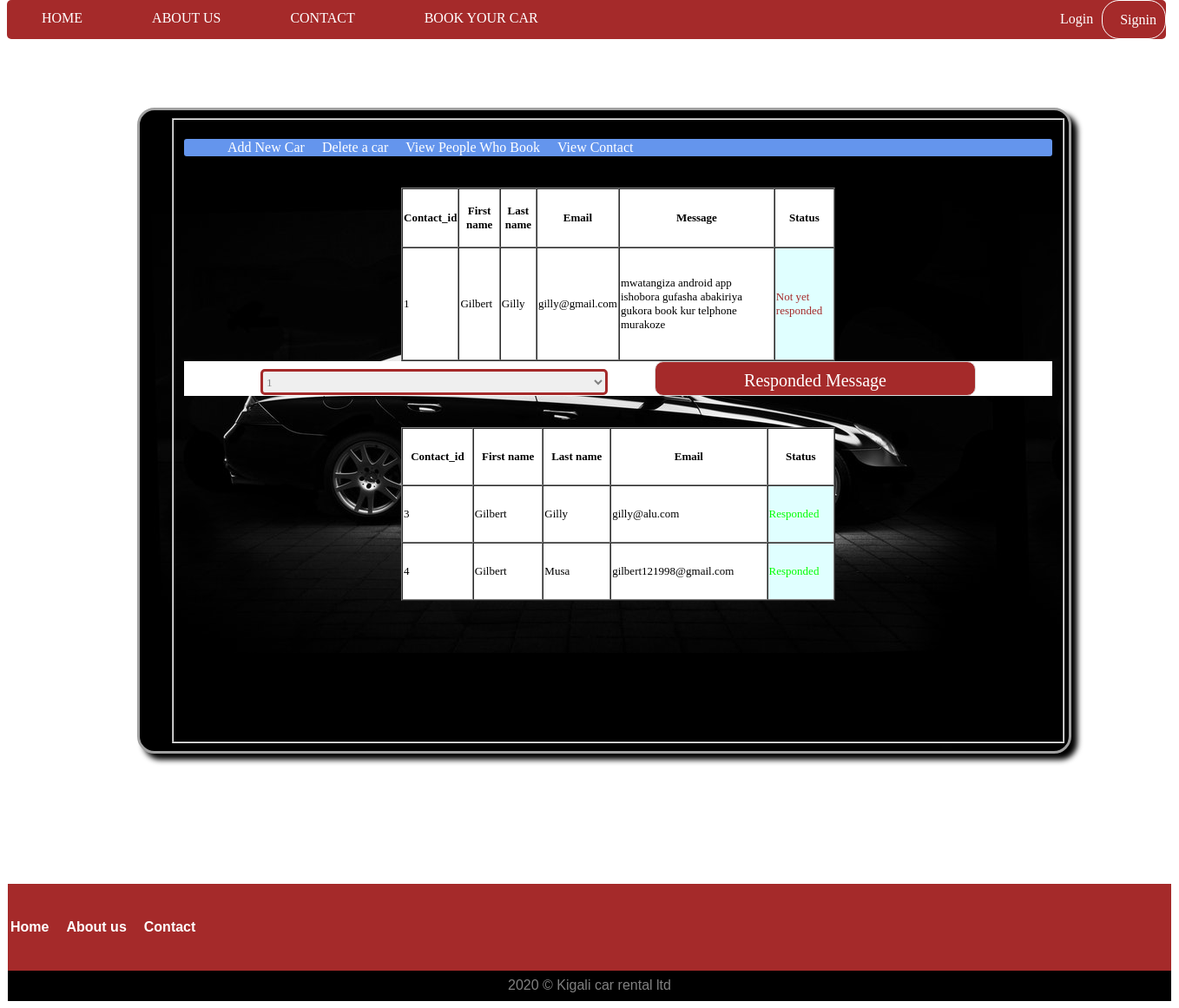
The app's page /GilbertSibomana-web-development/contactmanag.php with its own data.
### tables this page shows
CREATE TABLE `contact` (
  `id` int(5) NOT NULL,
  `fname` varchar(100) NOT NULL,
  `lname` varchar(100) NOT NULL,
  `email` varchar(100) NOT NULL,
  `message` varchar(1000) NOT NULL,
  `Approved_Not_yet` varchar(20) NOT NULL
);

### GilbertSibomana-web-development/contactmanag.php (the view, shortened to what this page needs)
<!DOCTYPE html>
<html>
<head>
    <link rel="stylesheet" href="css/style.css">
<body>
<nav id="navbar">
<a id="bar" href="index.html">HOME</a>
<a id="bar" href="aboutus.html">ABOUT US</a>
<a id="bar" href="contact.php">CONTACT</a>
<a id="bar" href="Booking.php">BOOK YOUR CAR</a>
<nav id="sign">
<a id="signid" class="signcls" href="signup.php">Signin</a>
<a id="signid" href="login.php">Login</a>
</nav>
</nav>
<center>
    <br>
    <br>
<div id="Sign-In">
<fieldset id="field">
<nav id="nav2">
<ul align="center">
<li><a href="addnew.php">Add New Car</a>
<li><a href="delete.php">Delete a car</a>
<li><a href="peaplebook.php">View People Who Book</a>
<li><a href="contactmanag.php">View Contact</a>
</ul>
</nav>
<br><br>
<?php
      $connect=mysqli_connect("localhost","root","","kcar-rental");
                $result = mysqli_query($connect,"SELECT * FROM contact WHERE Approved_Not_yet='Not yet responded'");
echo"<center>";
echo "<table cellspacing='0' cellpodding='0'  width='500' height='200' id='whtc' border='1' bgcolor='white'>
<tr>
<th id='row1'>Contact_id</th>
<th id='row1'>First name</th>
<th id='row1'>Last name</th>
<th id='row1'>Email</th>
<th id='row1'>Message</th>
<th id='row1'>Status</th>
</tr >";
while($row = mysqli_fetch_array($result))
  {
  echo "<tr id='row1'>";
  echo "<td id='row0'>" . $row['id'] . "</td>";
  echo "<td id='row0'>" . $row['fname'] . "</td>";
  echo "<td id='row0'>" . $row['lname'] . "</td>";
  echo "<td id='row0'>" . $row['email'] . "</td>";
  echo "<td id='row0'>" . $row['message'] . "</td>";
  echo "<td id='row0' class='red'>" . $row['Approved_Not_yet'] . "</td>";
  echo "</tr>";
  }
echo "</table>";
echo"</center>";
?>
<form method="post" action="contactmanag.php">
  <center>
<select id="user" class="text" name="record">
                  <?php
                   $connect=mysqli_connect("localhost","root","","kcar-rental");
                   $result = mysqli_query($connect,"SELECT * FROM contact WHERE Approved_Not_yet='Not yet responded'");
                    while($row=mysqli_fetch_array($result))
                    {
                    ?>
                  <option name="record"><?php echo $row["id"];?></option>
                  <?php
                      }
                  ?>
                </select>
<input id="button" type="submit" value="Responded Message" name="button2">
</form>
</center>
<br>
<br>
<center>
<?php
      $connect=mysqli_connect("localhost","root","","kcar-rental");
                $result = mysqli_query($connect,"SELECT * FROM contact WHERE Approved_Not_yet='Responded'");
echo"<center>";
echo "<table cellspacing='0' cellpodding='0'  width='500' height='200' id='whtc' border='1' bgcolor='white'>
<tr>
<th id='row1'>Contact_id</th>
<th id='row1'>First name</th>
<th id='row1'>Last name</th>
<th id='row1'>Email</th>
<th id='row1'>Status</th>
</tr >";
while($row = mysqli_fetch_array($result))
  {
  echo "<tr id='row1'>";
  echo "<td id='row0'>" . $row['id'] . "</td>";
  echo "<td id='row0'>" . $row['fname'] . "</td>";
  echo "<td id='row0'>" . $row['lname'] . "</td>";
  echo "<td id='row0'>" . $row['email'] . "</td>";
  echo "<td id='row0' class='green'>" . $row['Approved_Not_yet'] . "</td>";
  echo "</tr>";
  }
echo "</table>";
echo"</center>";
?>
</center>
<center>
<table width="1340" height="100" align="center" bgcolor="brown">
<tr>
<td>
<a href="#"><b>Home</b></a>
<a href="#"><b>About us</b></a>
<a href="#"><b>Contact</b></a>
</td>
</tr>
<table width="1340" height="35" align="center" bgcolor="black">
<tr>
<td align="center">
<font color="grey" face="arial">2020 © Kigali car rental ltd</font>
</html>

### GilbertSibomana-web-development/css/style.css (style rules this page uses)
body { background-image: url(imag/rwanda-244e.jpg) ; position: relative; height: auto; }
#navbar { float: center; height: 45px; width: 1335px; background-color:brown; text-align: center; border-radius: 5px; top: 0; position: fixed; }
#navbar #bar { float: left; text-decoration: none; color: white; padding: 0px 40px 0px; line-height: 42px; height: 42px; font-family:Century Gothic; text-align: center; top: 0; }
#navbar #sign #signid { float: right; font-family:Century Gothic; text-align: center; text-decoration: none; color: white; padding: 1px 10px 0px 20px; line-height: 42px; font-family:Century Gothic; text-align: center; }
.signcls { border: white solid 1px; border-radius: 20px; }
a { text-decoration: none; color: white; font-family: arial; }
#button { padding: 10px; background-color: rgb(43, 3, 3); border: 1px solid #ddd; color: white; width: 190px; }

### GilbertSibomana-web-development/contactmanag.php (style rules this page uses)
body { background-image: url(imag/rwanda-244e.jpg) ; }
input { width: 400px; height: 40px; border-radius: 5px; border: 3px solid brown; font-size:20px; font-family:century gothic; }
#button { width: 400px; height: auto; background-color:brown; font-family:century gothic; color:white; font-size:20px; }
form { background-color: white; }
#Sign-In { margin-top:80px; margin-bottom:150px; margin-right:120px; margin-left:150px; border:3px solid #a1a1a1; padding:9px 35px; background:white; width:1000px; border-radius:20px; box-shadow: 7px 7px 6px; background-image:url(imag/admin.jpg); }
#button { border-radius:10px; width: 370px; height:40px; font-size:20px; margin-left:50px; }
#field { width:1000px; height:700px; float:center; }
#nav2 { height: 20px; background-color: cornflowerblue; align: center; border-radius: 3px }
#nav2 ul { list-style: none; }
#nav2 ul li a { float: left; text-decoration: none; color: white; padding: 0px 10px; line-height: 20px; height: 20px; font-family: century gothic; }
#row0,#row1 { font-family:century gothic; font-size:13px; }
select { font-family:century Gothic; color:gray; width: 400px; height: 30px; border-radius: 5px; border: 3px solid brown; }
.green { color:#00FF00; background-color:#E0FFFF; }
.red { color:brown; background-color:#E0FFFF; }

### records on screen
contact: id "1", fname "Gilbert", lname "Gilly", email "gilly@gmail.com", message "mwatangiza android app ishobora gufasha abakiriya gukora book kur telphone murakoze", Approved_Not_yet "Not yet responded"
contact: id "3", fname "Gilbert", lname "Gilly", email "gilly@alu.com", Approved_Not_yet "Responded"
contact: id "4", fname "Gilbert", lname "Musa", email "gilbert121998@gmail.com", Approved_Not_yet "Responded"

### other values on screen
form field record "1"
